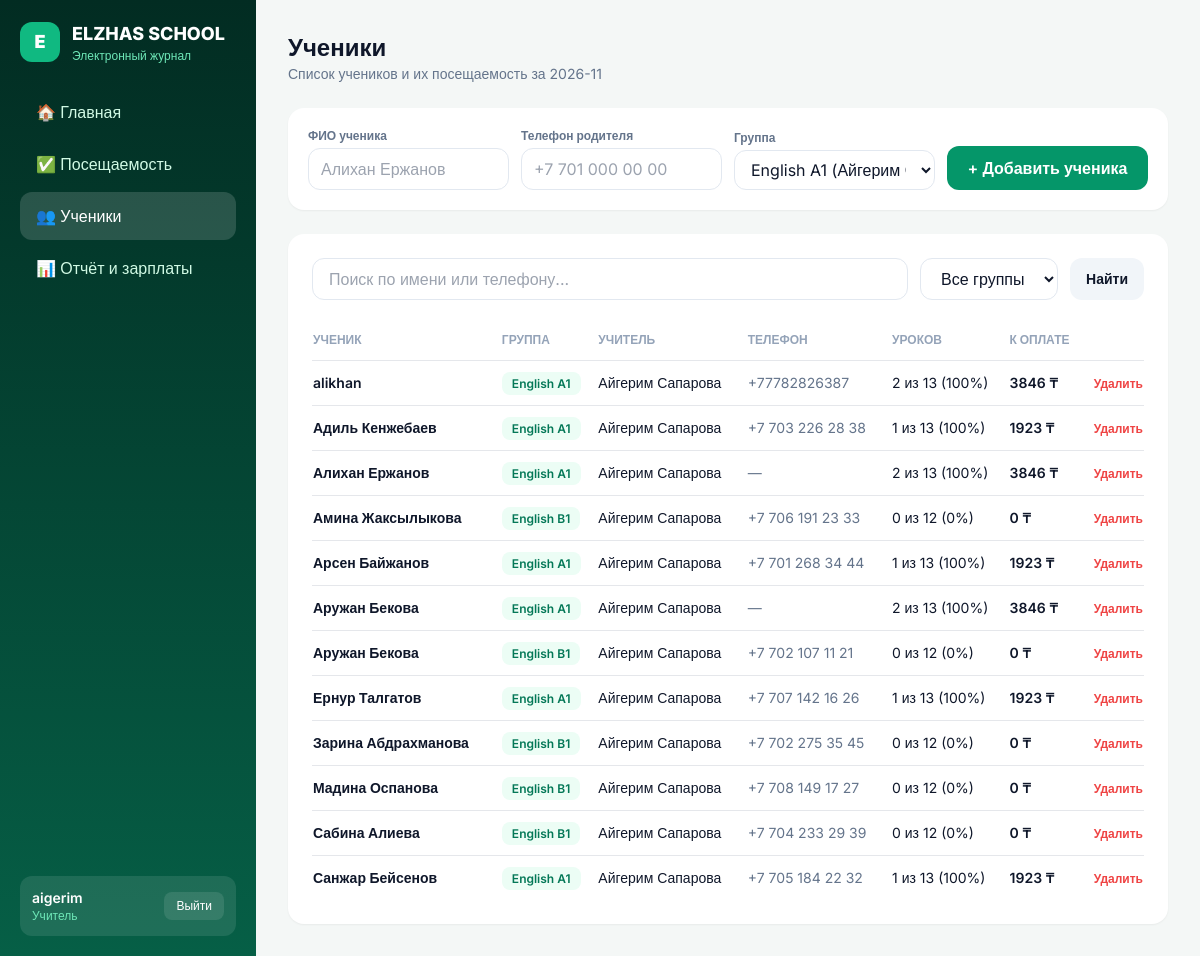
Page /students/ (signed in) on the committed database.
### journal/models.py (models this page shows, shortened)
class Student(models.Model):
    full_name = models.CharField("ФИО", max_length=150)
    parent_phone = models.CharField("Телефон родителя", max_length=20, blank=True)
    group = models.ForeignKey(
        Group,
        on_delete=models.PROTECT,
        related_name="students",
        verbose_name="Группа",
    )
    created_at = models.DateField("Дата добавления", auto_now_add=True)
    is_active = models.BooleanField("Активен", default=True)
    class Meta:
        verbose_name = "Ученик"
        verbose_name_plural = "Ученики"
        ordering = ["full_name"]

class Group(models.Model):
    name = models.CharField("Название", max_length=100)
    teacher = models.ForeignKey(
        Teacher,
        on_delete=models.PROTECT,      # нельзя удалить учителя, пока у него есть группы
        related_name="groups",
        verbose_name="Учитель",
    )
    monthly_fee = models.PositiveIntegerField("Абонемент в месяц, ₸")
    default_lessons = models.PositiveSmallIntegerField(
        "Уроков в месяц (по умолчанию)",
        default=12,
        validators=[MinValueValidator(1)],
    )
    lesson_time = models.TimeField("Время урока")
    mon = models.BooleanField("Пн", default=False)
    tue = models.BooleanField("Вт", default=False)
    wed = models.BooleanField("Ср", default=False)
    thu = models.BooleanField("Чт", default=False)
    fri = models.BooleanField("Пт", default=False)
    sat = models.BooleanField("Сб", default=False)
    sun = models.BooleanField("Вс", default=False)
    class Meta:
        verbose_name = "Группа"
        verbose_name_plural = "Группы"
        ordering = ["lesson_time", "name"]
    def weekdays(self):
        flags = [self.mon, self.tue, self.wed, self.thu, self.fri, self.sat, self.sun]
        return [i for i, on in enumerate(flags) if on]
    def lessons_in_month(self, month: str) -> int:
        custom = self.month_lessons.filter(month=month).first()
        if custom:
            return custom.lessons
        active_days = set(self.weekdays())  # например, {0, 2, 4} для Пн, Ср, Пт
        if not active_days:
            return self.default_lessons
        year, mon = map(int, month.split("-"))
        _, days_in_month = calendar.monthrange(year, mon)
        count = sum(
            1 for day in range(1, days_in_month + 1)
            if calendar.weekday(year, mon, day) in active_days
        )
        return count or self.default_lessons

class Teacher(models.Model):
    user = models.OneToOneField(
        settings.AUTH_USER_MODEL,
        on_delete=models.CASCADE,      # удалили аккаунт → удалился учитель
        related_name="teacher",
        verbose_name="Аккаунт",
    )
    full_name = models.CharField("ФИО", max_length=150)
    subject = models.CharField("Предмет", max_length=100)
    phone = models.CharField("Телефон", max_length=20, blank=True)
    class Meta:
        verbose_name = "Учитель"
        verbose_name_plural = "Учителя"
        ordering = ["full_name"]

### journal/views.py (the view)
# urls.py: path('students/', views.students_view, name='students'),
@login_required
def students_view(request):
    groups = user_groups(request.user)
    group_id = request.GET.get("group", "all")
    q = request.GET.get("q", "").strip()
    month = request.GET.get("month") or current_month_str()
    students = Student.objects.filter(group__in=groups, is_active=True).select_related("group", "group__teacher")
    if group_id != "all":
        students = students.filter(group_id=group_id)
    if q:
        students = students.filter(Q(full_name__icontains=q) | Q(parent_phone__icontains=q))
    rows = []
    for s in students:
        st = student_month_stats(s, month)
        rows.append({"student": s, "stats": st})
    return render(request, "journal/students.html", {
        "page": "students",
        "groups": groups,
        "selected_group": group_id,
        "q": q,
        "month": month,
        "rows": rows,
    })

### journal/services.py (called while the page is built)
def current_month_str() -> str:
    today = date.today()
    return f"{today.year:04d}-{today.month:02d}"

def user_groups(user):
    if user.is_superuser or user.is_staff:
        return Group.objects.select_related("teacher").all()
    if hasattr(user, "teacher"):
        return Group.objects.select_related("teacher").filter(teacher=user.teacher)
    return Group.objects.none()

### templates/journal/students.html (shortened to what this page needs)
{% extends "base.html" %}
{% block content %}
<div class="flex flex-wrap items-center justify-between gap-4 mb-6">
  <div>
    <h1 class="text-2xl font-bold">Ученики</h1>
    <p class="text-sm text-slate-500">Список учеников и их посещаемость за {{ month }}</p>
  </div>
</div>
<form method="post" action="{% url 'add_student' %}" class="bg-white rounded-2xl p-5 shadow-sm mb-6 grid grid-cols-1 md:grid-cols-4 gap-3 items-end">
  <div>
    <label class="block text-xs font-semibold text-slate-500 mb-1">ФИО ученика</label>
    <input type="text" name="full_name" required placeholder="Алихан Ержанов" class="w-full px-3 py-2 rounded-xl border border-slate-200">
  </div>
  <div>
    <label class="block text-xs font-semibold text-slate-500 mb-1">Телефон родителя</label>
    <input type="text" name="parent_phone" placeholder="+7 701 000 00 00" class="w-full px-3 py-2 rounded-xl border border-slate-200">
  </div>
  <div>
    <label class="block text-xs font-semibold text-slate-500 mb-1">Группа</label>
    <select name="group_id" required class="w-full px-3 py-2 rounded-xl border border-slate-200 bg-white">
      {% for g in groups %}
        <option value="{{ g.id }}">{{ g.name }} ({{ g.teacher.full_name }})</option>
      {% endfor %}
    </select>
  </div>
  <button type="submit" class="bg-emerald-600 hover:bg-emerald-700 text-white font-semibold py-2.5 px-4 rounded-xl">
    + Добавить ученика
  </button>
</form>
<div class="bg-white rounded-2xl p-6 shadow-sm">
  <form method="get" class="flex flex-wrap gap-3 mb-5">
    <input type="text" name="q" value="{{ q }}" placeholder="Поиск по имени или телефону..." class="flex-1 min-w-[200px] px-4 py-2 rounded-xl border border-slate-200">
    <select name="group" onchange="this.form.submit()" class="px-4 py-2 rounded-xl border border-slate-200 bg-white">
      <option value="all">Все группы</option>
    </select>
    <button type="submit" class="px-4 py-2 rounded-xl bg-slate-100 hover:bg-slate-200 text-sm font-semibold">Найти</button>
  </form>
  <div class="overflow-x-auto">
    <table class="w-full text-sm text-left">
      <thead class="text-xs uppercase text-slate-400 border-b">
        <tr>
          <th class="py-3">Ученик</th>
          <th class="py-3">Группа</th>
          <th class="py-3">Учитель</th>
          <th class="py-3">Телефон</th>
          <th class="py-3">Уроков</th>
          <th class="py-3">К оплате</th>
          <th class="py-3"></th>
        </tr>
      </thead>
      <tbody class="divide-y">
        {% for row in rows %}
        <tr>
          <td class="py-3 font-semibold">{{ row.student.full_name }}</td>
          <td class="py-3"><span class="bg-emerald-50 text-emerald-700 px-2.5 py-1 rounded-lg text-xs font-semibold">{{ row.student.group.name }}</span></td>
          <td class="py-3">{{ row.student.group.teacher.full_name }}</td>
          <td class="py-3 text-slate-500">{{ row.student.parent_phone|default:"—" }}</td>
          <td class="py-3">{{ row.stats.present }} из {{ row.stats.lessons_norm }} ({{ row.stats.rate }}%)</td>
          <td class="py-3 font-semibold">{{ row.stats.paid_amount }} ₸</td>
          <td class="py-3 text-right">
            <form method="post" action="{% url 'delete_student' row.student.id %}" onsubmit="return confirm('Удалить ученика?')">
              <button type="submit" class="text-red-500 hover:text-red-700 text-xs font-semibold">Удалить</button>
            </form>
          </td>
        </tr>
        {% empty %}
        <tr><td colspan="7" class="py-8 text-center text-slate-400">Учеников не найдено</td></tr>
        {% endfor %}
      </tbody>
    </table>
  </div>
</div>
{% endblock %}

### templates/base.html (shortened to what this page needs)
<!DOCTYPE html>
<html lang="ru">
<head>
  <script src="https://cdn.tailwindcss.com"></script>
</head>
<body class="text-slate-900 min-h-screen flex flex-col md:flex-row">
  <aside class="hidden md:flex md:w-64 bg-gradient-to-b from-emerald-950 to-emerald-800 text-emerald-100 flex-col p-5 sticky top-0 h-screen">
    <div class="flex items-center gap-3 text-white font-extrabold text-lg pb-6">
      <div class="w-10 h-10 rounded-xl bg-emerald-500 flex items-center justify-center text-white font-black">E</div>
      <div>ELZHAS SCHOOL<span class="block text-xs font-normal text-emerald-300">Электронный журнал</span></div>
    </div>
    <nav class="space-y-1 flex-1">
      <a href="{% url 'dashboard' %}" class="flex items-center gap-3 px-4 py-3 rounded-xl font-medium {% if page == 'dashboard' %}bg-white/15 text-white{% else %}hover:bg-white/10{% endif %}">
        🏠 Главная
      </a>
      <a href="{% url 'attendance' %}" class="flex items-center gap-3 px-4 py-3 rounded-xl font-medium {% if page == 'attendance' %}bg-white/15 text-white{% else %}hover:bg-white/10{% endif %}">
        ✅ Посещаемость
      </a>
      <a href="{% url 'students' %}" class="flex items-center gap-3 px-4 py-3 rounded-xl font-medium {% if page == 'students' %}bg-white/15 text-white{% else %}hover:bg-white/10{% endif %}">
        👥 Ученики
      </a>
      <a href="{% url 'report' %}" class="flex items-center gap-3 px-4 py-3 rounded-xl font-medium {% if page == 'report' %}bg-white/15 text-white{% else %}hover:bg-white/10{% endif %}">
        📊 Отчёт и зарплаты
      </a>
    </nav>
    <div class="bg-white/10 rounded-xl p-3 flex items-center justify-between">
      <div class="truncate">
        <div class="text-white font-semibold text-sm truncate">{{ user.username }}</div>
        <div class="text-xs text-emerald-300">{% if user.is_superuser or user.is_staff %}Директор{% else %}Учитель{% endif %}</div>
      </div>
      <form method="post" action="{% url 'logout' %}">
        <button type="submit" class="text-xs bg-white/10 hover:bg-white/20 text-white px-3 py-1.5 rounded-lg">Выйти</button>
      </form>
    </div>
  </aside>
  <main class="flex-1 p-4 md:p-8 pb-24 md:pb-8 max-w-6xl w-full mx-auto">
    {% block content %}{% endblock %}
  </main>
</body>
</html>

### templates/base.html (style rules this page uses)
body { font-family: 'Inter', sans-serif; background: #f4f7f6; }

### rows in the picture
Student: student.full_name "alikhan", student.group.name "English A1", student.group.teacher.full_name "Айгерим Сапарова", student.parent_phone "+77782826387", stats.present "2", stats.lessons_norm "13", stats.rate "100", stats.paid_amount "3846"
Student: student.full_name "Адиль Кенжебаев", student.group.name "English A1", student.group.teacher.full_name "Айгерим Сапарова", student.parent_phone "+7 703 226 28 38", stats.present "1", stats.lessons_norm "13", stats.rate "100", stats.paid_amount "1923"
Student: student.full_name "Алихан Ержанов", student.group.name "English A1", student.group.teacher.full_name "Айгерим Сапарова", student.parent_phone "—", stats.present "2", stats.lessons_norm "13", stats.rate "100", stats.paid_amount "3846"
Student: student.full_name "Амина Жаксылыкова", student.group.name "English B1", student.group.teacher.full_name "Айгерим Сапарова", student.parent_phone "+7 706 191 23 33", stats.present "0", stats.lessons_norm "12", stats.rate "0", stats.paid_amount "0"
Student: student.full_name "Арсен Байжанов", student.group.name "English A1", student.group.teacher.full_name "Айгерим Сапарова", student.parent_phone "+7 701 268 34 44", stats.present "1", stats.lessons_norm "13", stats.rate "100", stats.paid_amount "1923"
Student: student.full_name "Аружан Бекова", student.group.name "English A1", student.group.teacher.full_name "Айгерим Сапарова", student.parent_phone "—", stats.present "2", stats.lessons_norm "13", stats.rate "100", stats.paid_amount "3846"
Student: student.full_name "Аружан Бекова", student.group.name "English B1", student.group.teacher.full_name "Айгерим Сапарова", student.parent_phone "+7 702 107 11 21", stats.present "0", stats.lessons_norm "12", stats.rate "0", stats.paid_amount "0"
Student: student.full_name "Ернур Талгатов", student.group.name "English A1", student.group.teacher.full_name "Айгерим Сапарова", student.parent_phone "+7 707 142 16 26", stats.present "1", stats.lessons_norm "13", stats.rate "100", stats.paid_amount "1923"
Student: student.full_name "Зарина Абдрахманова", student.group.name "English B1", student.group.teacher.full_name "Айгерим Сапарова", student.parent_phone "+7 702 275 35 45", stats.present "0", stats.lessons_norm "12", stats.rate "0", stats.paid_amount "0"
Student: student.full_name "Мадина Оспанова", student.group.name "English B1", student.group.teacher.full_name "Айгерим Сапарова", student.parent_phone "+7 708 149 17 27", stats.present "0", stats.lessons_norm "12", stats.rate "0", stats.paid_amount "0"
Student: student.full_name "Сабина Алиева", student.group.name "English B1", student.group.teacher.full_name "Айгерим Сапарова", student.parent_phone "+7 704 233 29 39", stats.present "0", stats.lessons_norm "12", stats.rate "0", stats.paid_amount "0"
Student: student.full_name "Санжар Бейсенов", student.group.name "English A1", student.group.teacher.full_name "Айгерим Сапарова", student.parent_phone "+7 705 184 22 32", stats.present "1", stats.lessons_norm "13", stats.rate "100", stats.paid_amount "1923"

### other values in the picture
{{ user.username }} "aigerim"
{{ month }} "2026-11"
form field group_id "English A1 (Айгерим Сапарова)"
